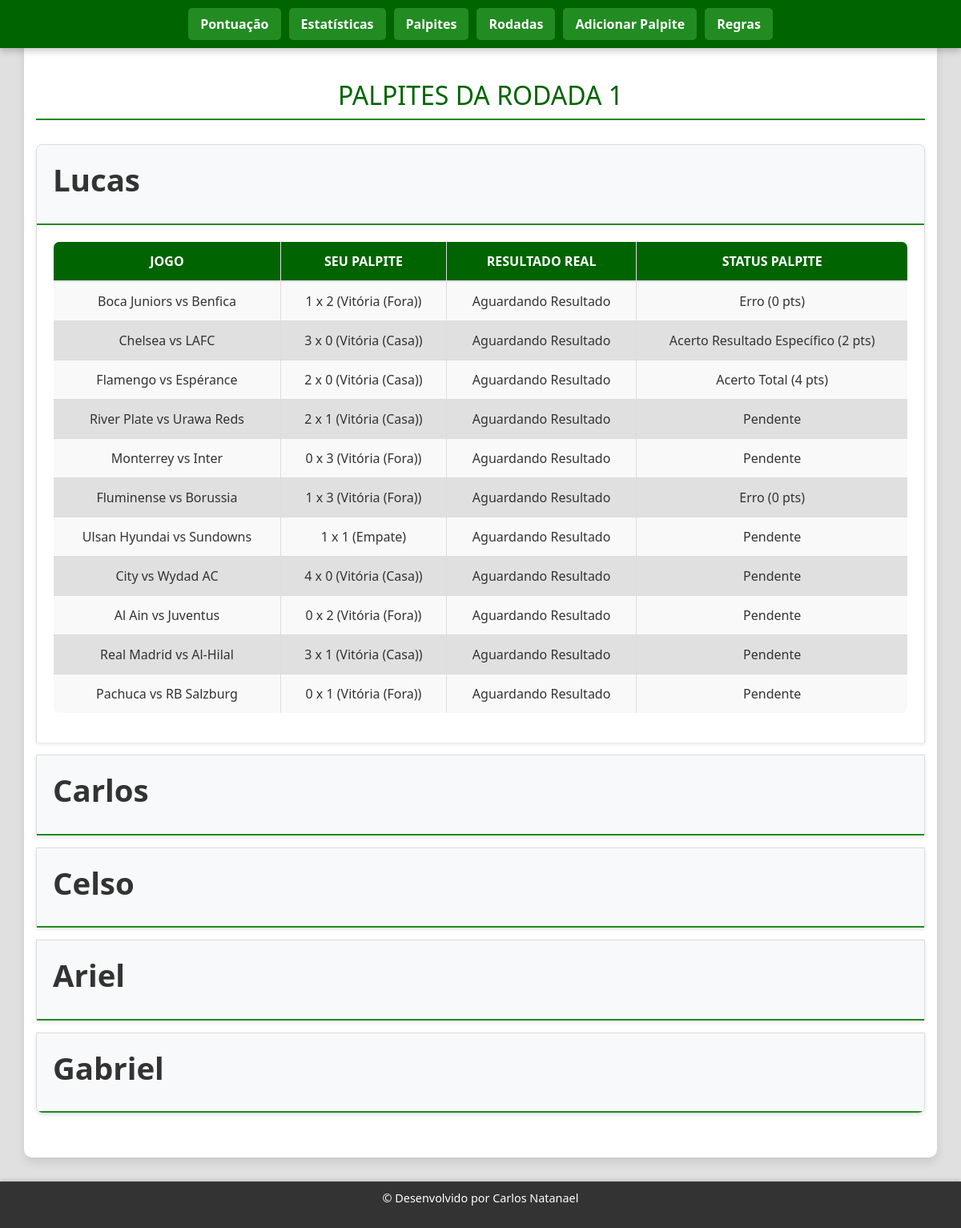
/rodada/1, run on an earlier commit of the app's database.
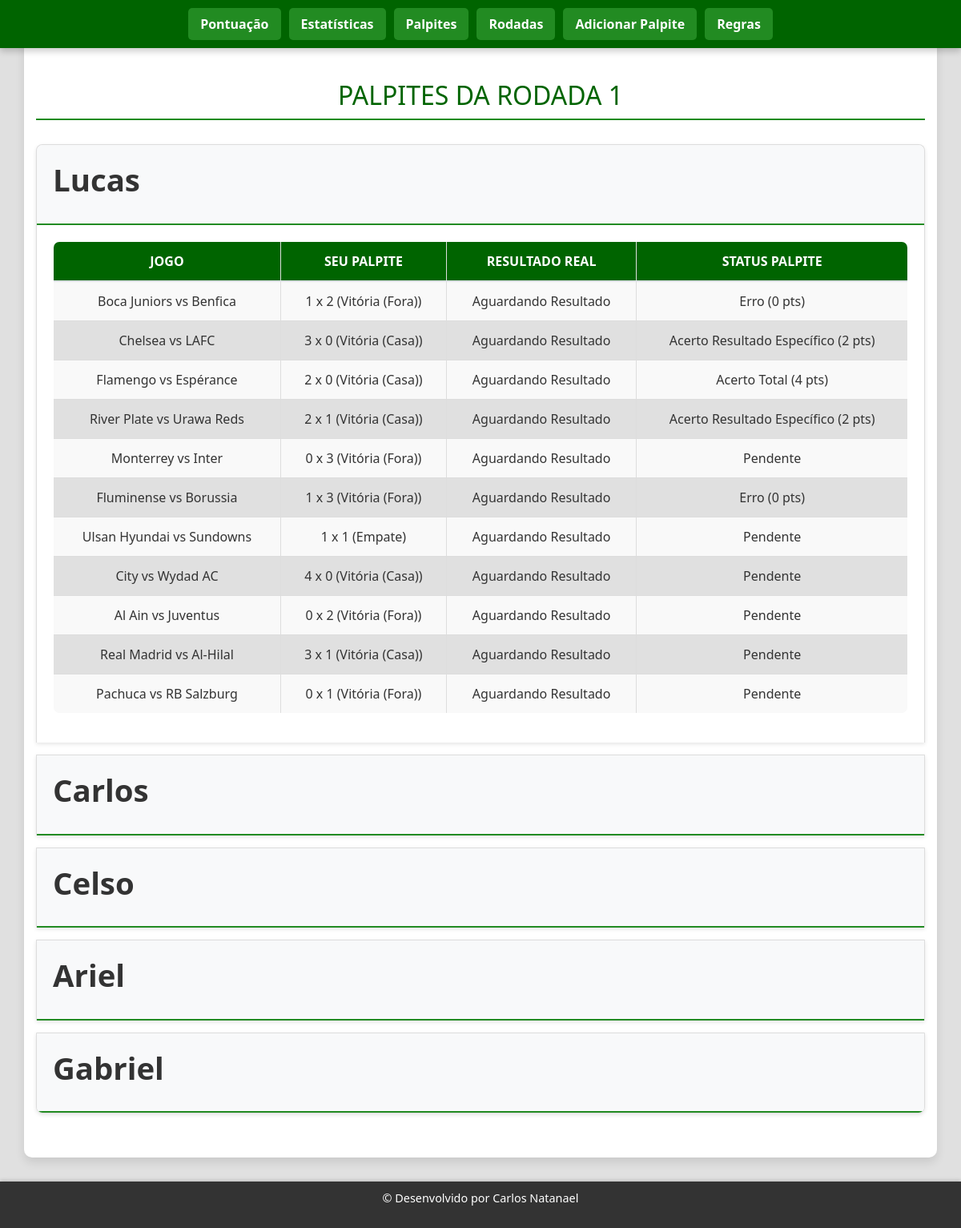
And on a later commit of the database.
### tables this page shows
CREATE TABLE palpites (
        id INTEGER PRIMARY KEY AUTOINCREMENT,
        nome TEXT,
        rodada INTEGER,
        game_id INTEGER,
        time1 TEXT,
        time2 TEXT,
        gol_time1 INTEGER,
        gol_time2 INTEGER,
        resultado TEXT,
        status TEXT
    );

### app.py (the view)
@app.route('/rodada/<int:numero>')
def exibir_rodada(numero):
    conn = get_db_connection()
    palpites = conn.execute("SELECT * FROM palpites WHERE rodada = ?", (numero,)).fetchall()
    jogos_da_rodada = conn.execute(
        "SELECT id, time1_nome, time1_img, time1_sigla, time2_nome, time2_img, time2_sigla, data_hora, local, placar_time1, placar_time2 FROM jogos WHERE rodada = ? ORDER BY data_hora",
        (numero,)
    ).fetchall()
    conn.close()
    palpites_agrupados = {}
    for palpite in palpites:
        nome = palpite['nome']
        if nome not in palpites_agrupados:
            palpites_agrupados[nome] = []
        palpites_agrupados[nome].append({
            'time1': palpite['time1'],
            'gol_time1': palpite['gol_time1'],
            'time2': palpite['time2'],
            'gol_time2': palpite['gol_time2'],
            'resultado': palpite['resultado'],
            'status': palpite['status']
        })
    return render_template('rodada.html', rodada=numero, palpites_agrupados=palpites_agrupados, jogos_da_rodada=jogos_da_rodada)

### app.py (called while the page is built)
def get_db_connection():
    conn = sqlite3.connect('palpites.db')
    conn.row_factory = sqlite3.Row
    return conn

### templates/rodada.html (shortened to what the changed rows need)
<!DOCTYPE html>
<html lang="pt">
<head>
    <link rel="stylesheet" href="https://stackpath.bootstrapcdn.com/bootstrap/4.5.2/css/bootstrap.min.css">
    <link rel="stylesheet" href="{{ url_for('static', filename='rodada.css') }}">
</head>
<body>
    <main class="container" style="padding-top: 80px;">
        <h2>PALPITES DA RODADA {{ rodada }}</h2>
        <div class="accordion" id="accordionPalpites">
            {% for nome, palpites_por_nome in palpites_agrupados.items() %}
            <div class="card">
                <div class="card-header" id="heading{{ loop.index }}">
                    <h2 class="mb-0">
                        <button class="btn btn-link" type="button" data-toggle="collapse" data-target="#collapse{{ loop.index }}" aria-expanded="{% if loop.first %}true{% else %}false{% endif %}" aria-controls="collapse{{ loop.index }}">
                            {{ nome }}
                        </button>
                    </h2>
                </div>
                <div id="collapse{{ loop.index }}" class="collapse {% if loop.first %}show{% endif %}" aria-labelledby="heading{{ loop.index }}" data-parent="#accordionPalpites">
                    <div class="card-body">
                        <table class="table">
                            <thead>
                                <tr>
                                    <th>Jogo</th>
                                    <th>Seu Palpite</th>
                                    <th>Resultado Real</th>
                                    <th>Status Palpite</th>
                                </tr>
                            </thead>
                            <tbody>
                                {% for palpite in palpites_por_nome %}
                                <tr>
                                    <td>
                                        {% set jogo_info = none %}
                                        {% for j in jogos_da_rodada %}
                                            {% if j.id == palpite.game_id %}
                                                {% set jogo_info = j %}
                                            {% endif %}
                                        {% endfor %}
                                        {% if jogo_info %}
                                            <div class="game-matchup">
                                                <img src="{{ jogo_info.time1_img }}" alt="{{ jogo_info.time1_nome }}" class="team-logo-small"/>
                                                {{ jogo_info.time1_sigla }} vs {{ jogo_info.time2_sigla }}
                                                <img src="{{ jogo_info.time2_img }}" alt="{{ jogo_info.time2_nome }}" class="team-logo-small"/>
                                                <br>
                                                <small>{{ jogo_info.data_hora.split(' ')[0] | format_date_br }} {{ jogo_info.data_hora.split(' ')[1] }}</small>
                                            </div>
                                        {% else %}
                                            {{ palpite['time1'] }} vs {{ palpite['time2'] }}
                                        {% endif %}
                                    </td>
                                    <td>{{ palpite['gol_time1'] }} x {{ palpite['gol_time2'] }} ({{ palpite['resultado'] }})</td>
                                    <td>
                                        {% if jogo_info and jogo_info.placar_time1 is not none %}
                                            {{ jogo_info.placar_time1 }} x {{ jogo_info.placar_time2 }}
                                        {% else %}
                                            Aguardando Resultado
                                        {% endif %}
                                    </td>
                                    <td>{{ palpite['status'] }}</td>
                                </tr>
                                {% endfor %}
                            </tbody>
                        </table>
                    </div>
                </div>
            </div>
            {% endfor %}
        </div>
    </main>
</body>
</html>

What changed in the data, as far as the page shows it:
changed palpites "River Plate": status "Pendente" → "Acerto Resultado Específico (2 pts)"
